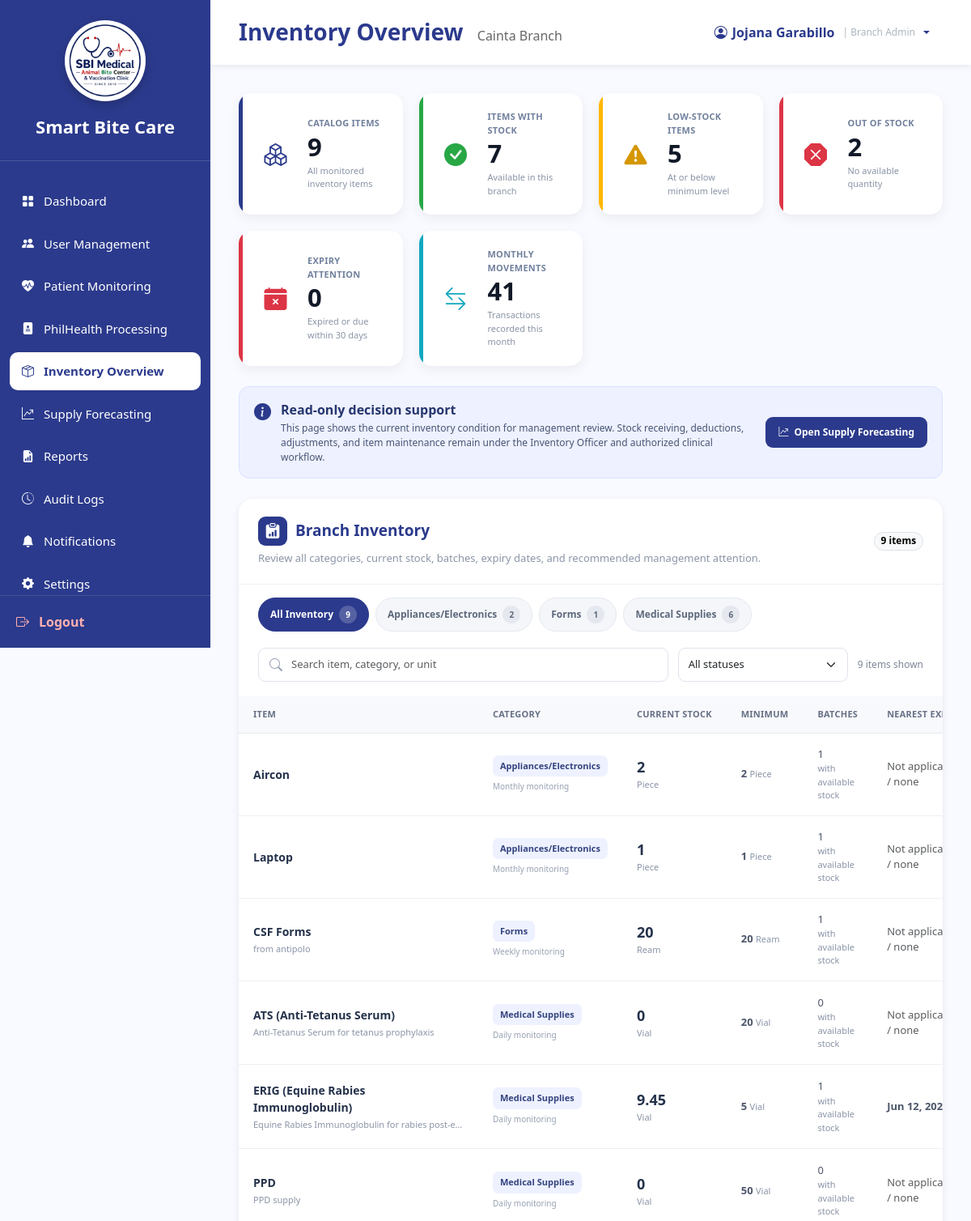
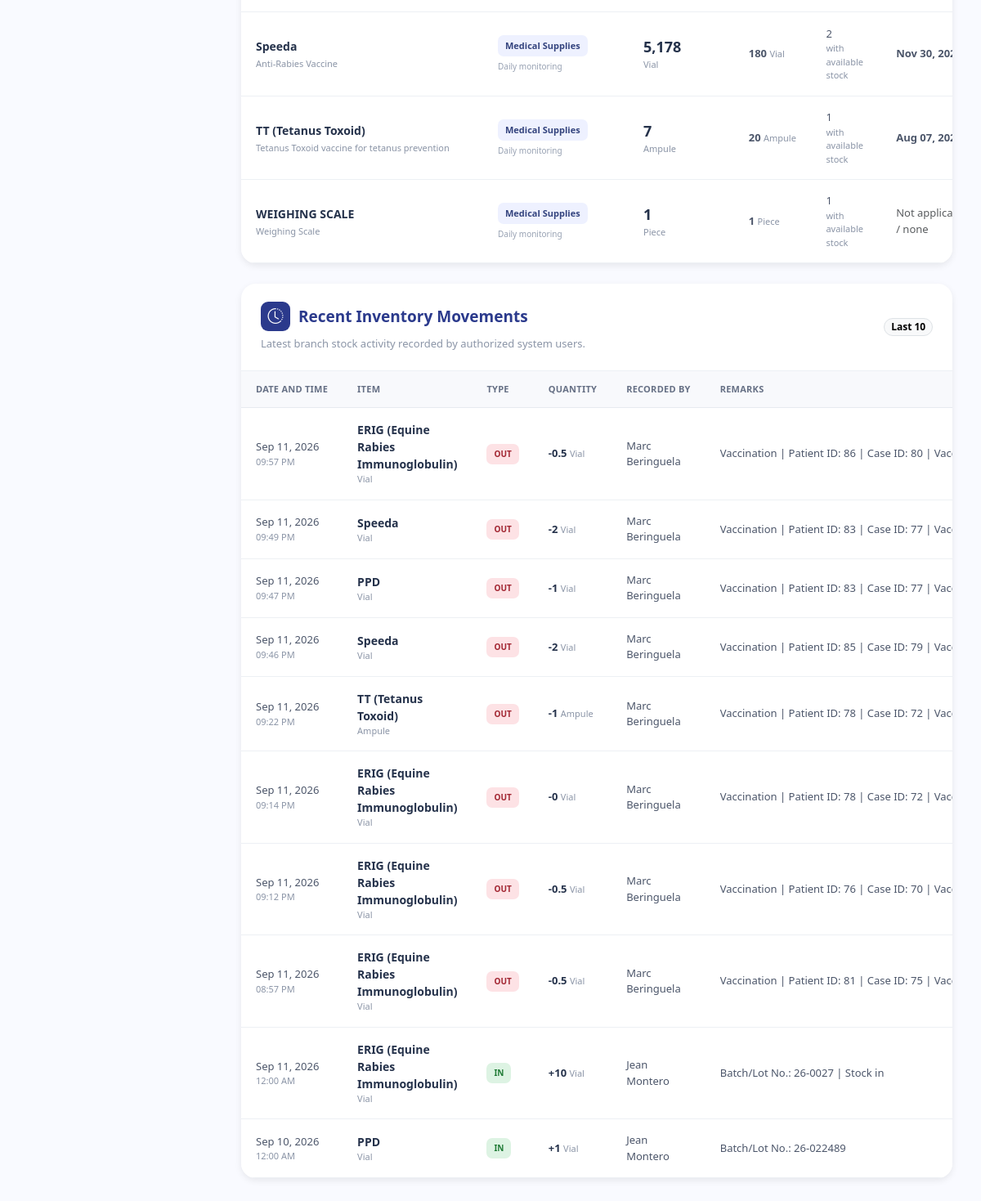
Page /BranchAdmin_InventoryOverview.php (signed in) on the committed database (2 pictures, top to bottom).
### tables this page shows
CREATE TABLE `users` (
  `user_id` int(11) NOT NULL,
  `branch_id` varchar(10) DEFAULT NULL,
  `role_id` int(11) NOT NULL,
  `username` varchar(100) NOT NULL,
  `email` varchar(255) NOT NULL,
  `password` varchar(255) NOT NULL,
  `status` enum('Active','Inactive') DEFAULT 'Active',
  `created_at` timestamp NOT NULL DEFAULT current_timestamp(),
  `last_login` datetime DEFAULT NULL
);

CREATE TABLE `branches` (
  `branch_id` varchar(10) NOT NULL,
  `branch_name` varchar(150) NOT NULL,
  `branch_address` text DEFAULT NULL,
  `contact_number` varchar(30) DEFAULT NULL,
  `email` varchar(150) DEFAULT NULL,
  `status` enum('Active','Inactive') DEFAULT 'Active',
  `created_at` timestamp NOT NULL DEFAULT current_timestamp()
);

CREATE TABLE `inventory_categories` (
  `category_id` int(11) NOT NULL,
  `category_name` varchar(150) NOT NULL,
  `monitoring_frequency` enum('Daily','Weekly','Monthly') DEFAULT NULL
);

CREATE TABLE `inventory_items` (
  `item_id` int(11) NOT NULL,
  `category_id` int(11) NOT NULL,
  `unit_id` int(11) NOT NULL,
  `item_name` varchar(255) NOT NULL,
  `minimum_stock` int(11) DEFAULT 0,
  `description` text DEFAULT NULL,
  `is_forecastable` tinyint(1) NOT NULL DEFAULT 0,
  `is_consumable` tinyint(1) NOT NULL DEFAULT 1,
  `base_unit_label` varchar(30) DEFAULT NULL,
  `display_unit_label` varchar(30) DEFAULT NULL,
  `conversion_to_base` decimal(12,4) NOT NULL DEFAULT 1.0000
);

CREATE TABLE `units` (
  `unit_id` int(11) NOT NULL,
  `unit_name` varchar(100) NOT NULL
);

CREATE TABLE `stock_transactions` (
  `transaction_id` int(11) NOT NULL,
  `item_id` int(11) NOT NULL,
  `user_id` int(11) NOT NULL,
  `vaccination_id` int(11) DEFAULT NULL,
  `branch_id` varchar(10) NOT NULL,
  `transaction_type` enum('IN','OUT','ADJUSTMENT','TRANSFER_IN','TRANSFER_OUT','RETURN','EXPIRED') DEFAULT NULL,
  `quantity` decimal(12,4) NOT NULL,
  `remarks` text DEFAULT NULL,
  `transaction_date` timestamp NOT NULL DEFAULT current_timestamp()
);

### BranchAdmin_InventoryOverview.php (the view, shortened to what the rows shown need)
<?php
require_once 'sources/db_connect.php';
require_once 'sources/workflow_helpers.php';
$user = workflowRequireUser($conn, 2);
$branchId = (string)$user['branch_id'];
$branchName = (string)($user['branch_name'] ?? $branchId);
$username = (string)($user['username'] ?? 'Branch Admin');
function inventoryNumber($value): string
{
    $number = (float)$value;
    if (abs($number - round($number)) < 0.001) {
        return number_format((int)round($number));
    }
    return rtrim(rtrim(number_format($number, 2, '.', ','), '0'), '.');
}
function inventoryStockStatus(float $stock, float $minimum): array
{
    if ($stock <= 0) {
        return ['Out of Stock', 'status-out', 'out-of-stock'];
    }
    if ($minimum > 0 && $stock <= $minimum) {
        return ['Low Stock', 'status-low', 'low-stock'];
    }
    return ['In Stock', 'status-good', 'in-stock'];
}
function inventoryExpiryStatus(?string $expiration): ?array
{
    if (!$expiration) {
        return null;
    }
    $today = strtotime(date('Y-m-d'));
    $expiry = strtotime($expiration);
    return null;
}
function inventoryTransactionClass(string $type): string
{
    $type = strtoupper($type);
    if (in_array($type, ['IN', 'TRANSFER_IN', 'RETURN'], true)) {
        return 'movement-in';
    }
    if (in_array($type, ['OUT', 'TRANSFER_OUT', 'EXPIRED'], true)) {
        return 'movement-out';
    }
    return 'movement-adjustment';
}
function inventoryTransactionQuantity(string $type, $quantity): string
{
    $type = strtoupper($type);
    $number = (float)$quantity;
    if (in_array($type, ['OUT', 'TRANSFER_OUT', 'EXPIRED'], true)) {
        return '-' . inventoryNumber(abs($number));
    }
    if (in_array($type, ['IN', 'TRANSFER_IN', 'RETURN'], true)) {
        return '+' . inventoryNumber(abs($number));
    }
    return ($number > 0 ? '+' : '') . inventoryNumber($number);
}
$categoriesStmt = $conn->prepare(
    "SELECT DISTINCT
        c.category_id,
        c.category_name,
        c.monitoring_frequency
     FROM inventory_categories c
     INNER JOIN inventory_items i ON i.category_id = c.category_id
     INNER JOIN inventory_stocks s ON s.item_id = i.item_id
     WHERE s.branch_id = ?
     ORDER BY c.category_name"
);
$categoriesStmt->bind_param('s', $branchId);
$categoriesStmt->execute();
$categories = $categoriesStmt->get_result()->fetch_all(MYSQLI_ASSOC);
$inventorySql = "
    SELECT
        i.item_id,
        i.item_name,
        i.description,
        i.minimum_stock,
        i.is_forecastable,
        c.category_id,
        c.category_name,
        c.monitoring_frequency,
        u.unit_name,
        COALESCE(SUM(s.quantity_available), 0) AS total_stock,
        COUNT(CASE WHEN s.quantity_available > 0 THEN 1 END) AS active_batches,
        MIN(CASE
                WHEN s.quantity_available > 0 AND s.expiration_date IS NOT NULL
                THEN s.expiration_date
            END) AS nearest_expiration,
        MAX(s.last_updated) AS last_updated
    FROM inventory_items i
    INNER JOIN inventory_categories c ON c.category_id = i.category_id
    INNER JOIN units u ON u.unit_id = i.unit_id
    INNER JOIN inventory_stocks s
        ON s.item_id = i.item_id
       AND s.branch_id = ?
    GROUP BY
        i.item_id,
        i.item_name,
        i.description,
        i.minimum_stock,
        i.is_forecastable,
        c.category_id,
        c.category_name,
        c.monitoring_frequency,
        u.unit_name
    ORDER BY c.category_name, i.item_name
";
$inventoryStmt = $conn->prepare($inventorySql);
$inventoryStmt->bind_param('s', $branchId);
$inventoryStmt->execute();
$items = $inventoryStmt->get_result()->fetch_all(MYSQLI_ASSOC);
$totalItems = count($items);
$categoryCounts = [];
foreach ($items as $item) {
    $categoryId = (int)$item['category_id'];
    $categoryCounts[$categoryId] = ($categoryCounts[$categoryId] ?? 0) + 1;
}
$recentSql = "
    SELECT
        st.transaction_id,
        st.transaction_type,
        st.quantity,
        st.remarks,
        st.transaction_date,
        i.item_name,
        un.unit_name,
        COALESCE(u.username, 'System') AS performed_by
    FROM stock_transactions st
    INNER JOIN inventory_items i ON i.item_id = st.item_id
    INNER JOIN units un ON un.unit_id = i.unit_id
    LEFT JOIN users u ON u.user_id = st.user_id
    WHERE st.branch_id = ?
    ORDER BY st.transaction_date DESC, st.transaction_id DESC
    LIMIT 10
";
$recentStmt = $conn->prepare($recentSql);
$recentStmt->bind_param('s', $branchId);
$recentStmt->execute();
$recentMovements = $recentStmt->get_result()->fetch_all(MYSQLI_ASSOC);
?>
<!DOCTYPE html>
<html lang="en">
<head>
    <link href="https://cdn.jsdelivr.net/npm/bootstrap@5.3.3/dist/css/bootstrap.min.css" rel="stylesheet">
    <link rel="stylesheet" href="https://cdn.jsdelivr.net/npm/bootstrap-icons@1.11.3/font/bootstrap-icons.min.css">
    <link rel="stylesheet" href="sidebar.css">
</head>
<body>
    <div class="main">
        <div class="topbar">
            <h3>Inventory Overview <small><?php echo workflowH($branchName); ?></small></h3>
           <div class="dropdown">
                <button class="profile dropdown-toggle border-0 bg-transparent px-3 py-2 rounded-3"
                        type="button" id="branchAdminProfileMenu"
                        data-bs-toggle="dropdown" aria-expanded="false">
                    <i class="bi bi-person-circle"></i>
                    <span><?php echo htmlspecialchars($username, ENT_QUOTES, 'UTF-8'); ?></span>
                    <span class="profile-role">| Branch Admin</span>
                </button>
            </div>
        </div>
        <div class="page-content">
            <section class="content-card">
                <div class="category-tabs" role="tablist" aria-label="Inventory categories">
                    <button type="button" class="category-tab active" data-category="all" aria-selected="true">All Inventory <span class="tab-count"><?php echo number_format($totalItems); ?></span></button>
                    <?php foreach ($categories as $category): ?>
                        <button type="button" class="category-tab" data-category="<?php echo (int)$category['category_id']; ?>" aria-selected="false">
                            <?php echo workflowH($category['category_name']); ?>
                            <span class="tab-count"><?php echo number_format($categoryCounts[(int)$category['category_id']] ?? 0); ?></span>
                        </button>
                    <?php endforeach; ?>
                </div>
                <div class="table-responsive">
                    <table class="table inventory-table align-middle">
                        <thead><tr><th>Item</th><th>Category</th><th>Current Stock</th><th>Minimum</th><th>Batches</th><th>Nearest Expiry</th><th>Status</th><th>Decision Support</th></tr></thead>
                        <tbody id="inventoryTableBody">
                            <?php foreach ($items as $item): ?>
                                <?php
                                $stock = (float)$item['total_stock'];
                                $minimum = (float)$item['minimum_stock'];
                                [$stockLabel, $stockClass, $stockFilter] = inventoryStockStatus($stock, $minimum);
                                $expiryStatus = inventoryExpiryStatus($item['nearest_expiration'] ?? null);
                                $filterStatuses = $stockFilter . ($expiryStatus ? ' ' . $expiryStatus[2] : '');
                                $searchText = strtolower($item['item_name'] . ' ' . $item['category_name'] . ' ' . $item['unit_name']);
                                ?>
                                <tr class="inventory-row" data-category="<?php echo (int)$item['category_id']; ?>" data-status="<?php echo workflowH($filterStatuses); ?>" data-search="<?php echo workflowH($searchText); ?>">
                                    <td><div class="item-name"><?php echo workflowH($item['item_name']); ?></div><?php if (!empty($item['description'])): ?><div class="item-description" title="<?php echo workflowH($item['description']); ?>"><?php echo workflowH($item['description']); ?></div><?php endif; ?></td>
                                    <td><span class="category-label"><?php echo workflowH($item['category_name']); ?></span><div class="monitoring-frequency"><?php echo workflowH($item['monitoring_frequency'] ?? 'Not set'); ?> monitoring</div></td>
                                    <td><div class="stock-number"><?php echo inventoryNumber($stock); ?></div><div class="stock-unit"><?php echo workflowH($item['unit_name']); ?></div></td>
                                    <td><strong><?php echo inventoryNumber($minimum); ?></strong> <span class="stock-unit"><?php echo workflowH($item['unit_name']); ?></span></td>
                                    <td><?php echo number_format((int)$item['active_batches']); ?><div class="stock-unit">with available stock</div></td>
                                    <td>
                                        <?php if (!empty($item['nearest_expiration'])): ?>
                                            <div class="expiry-date"><?php echo workflowH(date('M d, Y', strtotime($item['nearest_expiration']))); ?></div>
                                        <?php else: ?><span class="text-muted">Not applicable / none</span><?php endif; ?>
                                    </td>
                                </tr>
                            <?php endforeach; ?>
                        </tbody>
                    </table>
                </div>
            </section>
            <section class="content-card">
                <div class="table-responsive">
                    <table class="table movement-table align-middle">
                        <thead><tr><th>Date and Time</th><th>Item</th><th>Type</th><th>Quantity</th><th>Recorded By</th><th>Remarks</th></tr></thead>
                        <tbody>
                            <?php foreach ($recentMovements as $movement): ?>
                                <tr>
                                    <td><?php echo workflowH(date('M d, Y', strtotime($movement['transaction_date']))); ?><div class="stock-unit"><?php echo workflowH(date('h:i A', strtotime($movement['transaction_date']))); ?></div></td>
                                    <td><div class="item-name"><?php echo workflowH($movement['item_name']); ?></div><div class="stock-unit"><?php echo workflowH($movement['unit_name']); ?></div></td>
                                    <td><span class="movement-type <?php echo workflowH(inventoryTransactionClass($movement['transaction_type'])); ?>"><?php echo workflowH(str_replace('_', ' ', $movement['transaction_type'])); ?></span></td>
                                    <td><span class="quantity-change"><?php echo workflowH(inventoryTransactionQuantity($movement['transaction_type'], $movement['quantity'])); ?></span> <span class="stock-unit"><?php echo workflowH($movement['unit_name']); ?></span></td>
                                    <td><?php echo workflowH($movement['performed_by']); ?></td>
                                    <td><div class="remarks-cell" title="<?php echo workflowH($movement['remarks'] ?? ''); ?>"><?php echo workflowH($movement['remarks'] ?: 'No remarks'); ?></div></td>
                                </tr>
                            <?php endforeach; ?>
                        </tbody>
                    </table>
                </div>
            </section>
        </div>
    </div>
</body>
</html>

### rows in the picture
users: branch.branch_name "Cainta Branch", username "Jojana Garabillo"
inventory_categories: category_name "Appliances/Electronics", category_id "2"
inventory_categories: category_name "Forms", category_id.minimum_stock "1"
inventory_categories: category_name "Medical Supplies", category_id.item_id "6"
inventory_items: item_name "Aircon", category.category_name "Appliances/Electronics", category.monitoring_frequency "Monthly", stock "2", unit.unit_name "Piece", minimum_stock "2", active_batches "1", shows "Not"
inventory_items: item_name "Laptop", category.category_name "Appliances/Electronics", category.monitoring_frequency "Monthly", stock "1", unit.unit_name "Piece", minimum_stock "1", active_batches "1", shows "Not"
inventory_items: item_name "CSF Forms", description "from antipolo", category.category_name "Forms", category.monitoring_frequency "Weekly", stock "20", unit.unit_name "Ream", minimum_stock "20", active_batches "1", shows "Not"
inventory_items: item_name "ATS (Anti-Tetanus Serum)", description "Anti-Tetanus Serum for tetanus prophylaxis", category.category_name "Medical Supplies", category.monitoring_frequency "Daily", stock "0", unit.unit_name "Vial", minimum_stock "20", active_batches "0", shows "Not"
inventory_items: item_name "ERIG (Equine Rabies Immunoglobulin)", description "Equine Rabies Immunoglobulin for rabies post-e…", category.category_name "Medical Supplies", category.monitoring_frequency "Daily", stock "9.45", unit.unit_name "Vial", minimum_stock "5", active_batches "1", nearest_expiration "Jun 12,…"
inventory_items: item_name "PPD", description "PPD supply", category.category_name "Medical Supplies", category.monitoring_frequency "Daily", stock "0", unit.unit_name "Vial", minimum_stock "50", active_batches "0", shows "Not"
inventory_items: item_name "Speeda", description "Anti-Rabies Vaccine", category.category_name "Medical Supplies", category.monitoring_frequency "Daily", stock "5,178", unit.unit_name "Vial", minimum_stock "180", active_batches "2", nearest_expiration "Nov 30,…"
inventory_items: item_name "TT (Tetanus Toxoid)", description "Tetanus Toxoid vaccine for tetanus prevention", category.category_name "Medical Supplies", category.monitoring_frequency "Daily", stock "7", unit.unit_name "Ampule", minimum_stock "20", active_batches "1", nearest_expiration "Aug 07,…"
inventory_items: item_name "WEIGHING SCALE", description "Weighing Scale", category.category_name "Medical Supplies", category.monitoring_frequency "Daily", stock "1", unit.unit_name "Piece", minimum_stock "1", active_batches "1", shows "Not"
stock_transactions: transaction_date "Sep 11, 2026", transaction_date "09:57 PM", item.item_name "ERIG (Equine Rabies Immunoglobulin)", units.unit_name "Vial", transaction_type "OUT", transaction_type+quantity "-0.5", performed_by "Marc Beringuela", remarks "Vaccination | Patient ID: 86 | Case ID: 80 | Vaccine: ERIG…"
stock_transactions: transaction_date "Sep 11, 2026", transaction_date "09:49 PM", item.item_name "Speeda", units.unit_name "Vial", transaction_type "OUT", transaction_type+quantity "-2", performed_by "Marc Beringuela", remarks "Vaccination | Patient ID: 83 | Case ID: 77 | Vaccine: Spee…"
stock_transactions: transaction_date "Sep 11, 2026", transaction_date "09:47 PM", item.item_name "PPD", units.unit_name "Vial", transaction_type "OUT", transaction_type+quantity "-1", performed_by "Marc Beringuela", remarks "Vaccination | Patient ID: 83 | Case ID: 77 | Vaccine: PPD…"
stock_transactions: transaction_date "Sep 11, 2026", transaction_date "09:46 PM", item.item_name "Speeda", units.unit_name "Vial", transaction_type "OUT", transaction_type+quantity "-2", performed_by "Marc Beringuela", remarks "Vaccination | Patient ID: 85 | Case ID: 79 | Vaccine: Spee…"
stock_transactions: transaction_date "Sep 11, 2026", transaction_date "09:22 PM", item.item_name "TT (Tetanus Toxoid)", units.unit_name "Ampule", transaction_type "OUT", transaction_type+quantity "-1", performed_by "Marc Beringuela", remarks "Vaccination | Patient ID: 78 | Case ID: 72 | Vaccine: TT (T…"
stock_transactions: transaction_date "Sep 11, 2026", transaction_date "09:14 PM", item.item_name "ERIG (Equine Rabies Immunoglobulin)", units.unit_name "Vial", transaction_type "OUT", transaction_type+quantity "-0", performed_by "Marc Beringuela", remarks "Vaccination | Patient ID: 78 | Case ID: 72 | Vaccine: ERIG…"
stock_transactions: transaction_date "Sep 11, 2026", transaction_date "09:12 PM", item.item_name "ERIG (Equine Rabies Immunoglobulin)", units.unit_name "Vial", transaction_type "OUT", transaction_type+quantity "-0.5", performed_by "Marc Beringuela", remarks "Vaccination | Patient ID: 76 | Case ID: 70 | Vaccine: ERIG…"
stock_transactions: transaction_date "Sep 11, 2026", transaction_date "08:57 PM", item.item_name "ERIG (Equine Rabies Immunoglobulin)", units.unit_name "Vial", transaction_type "OUT", transaction_type+quantity "-0.5", performed_by "Marc Beringuela", remarks "Vaccination | Patient ID: 81 | Case ID: 75 | Vaccine: ERIG…"
stock_transactions: transaction_date "Sep 11, 2026", transaction_date "12:00 AM", item.item_name "ERIG (Equine Rabies Immunoglobulin)", units.unit_name "Vial", transaction_type "IN", transaction_type+quantity "+10", performed_by "Jean Montero", remarks "Batch/Lot No.: 26-0027 | Stock in"
stock_transactions: transaction_date "Sep 10, 2026", transaction_date "12:00 AM", item.item_name "PPD", units.unit_name "Vial", transaction_type "IN", transaction_type+quantity "+1", performed_by "Jean Montero", remarks "Batch/Lot No.: 26-022489"

### other values in the picture
$totalItems "9"
$stockedItems "7"
$lowStockItems "5"
$outOfStockItems "2"
$expiryAttentionCount "0"
$monthlyMovementCount "41"
